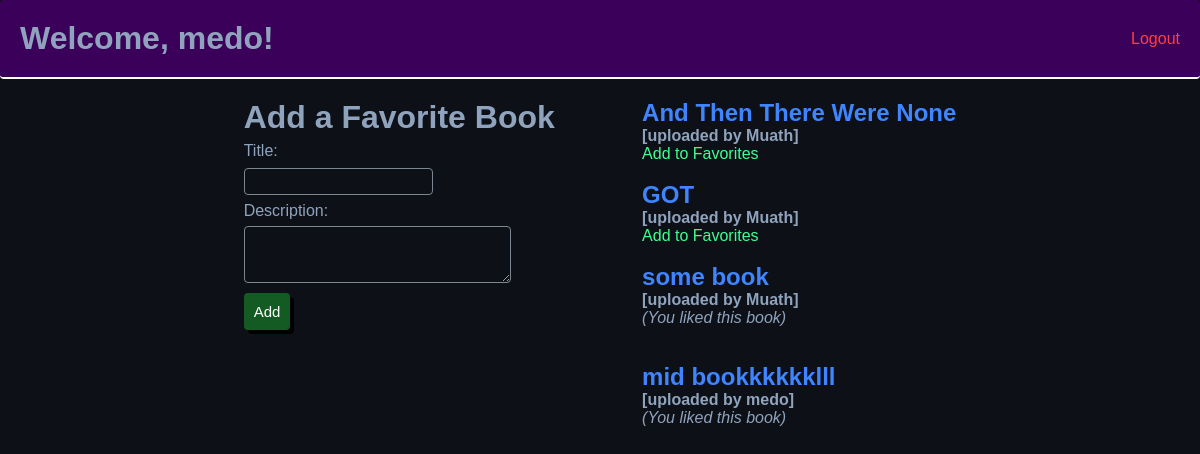
Page /books (signed in) on the committed database.
### login_app/models.py (models this page shows)
class User(models.Model):
    first_name = models.CharField(max_length=255)
    last_name = models.CharField(max_length=255)
    email = models.EmailField(max_length=254)
    password = models.CharField(max_length=255)
    created_at = models.DateTimeField(auto_now_add=True)
    updated_at = models.DateTimeField(auto_now=True)
    objects = Validator()

### favorites_app/models.py (models this page shows)
class Book(models.Model):
    title = models.CharField(max_length=255)
    description = models.TextField(default="No description added, click Edit to add one now!")
    uploaded_by = models.ForeignKey(User, related_name="books_uploaded", on_delete=models.CASCADE)
    users_who_like = models.ManyToManyField(User, related_name="liked_books")
    created_at = models.DateTimeField(auto_now_add=True)
    updated_at = models.DateTimeField(auto_now=True)

### favorites_app/views.py (the view)
# urls.py: path('books', views.books),
def books(request):
    context = {
        "user": models.user_session_model(request),
        "books": models.get_all_books_model()
    }
    return render(request, 'books.html', context)

### favorites_app/models.py (called while the page is built)
def user_session_model(request):
    return User.objects.get(id=request.session['userid'])

def get_all_books_model():
    return Book.objects.all()

### favorites_app/templates/books.html (shortened to what this page needs)
<!DOCTYPE html>
<html lang="en">
<head>
    {% load static %}
    <link rel="stylesheet" href="{% static 'books/style.css' %}">
</head>
<body>
    <div class="navbar">
        <h1>Welcome, {{user.first_name}}!</h1>
        <a href="/logout" class="anchor">Logout</a>
    </div>
    <div class="container">
        <div class="content_left">
            <h1>Add a Favorite Book</h1>
            <form action="/add_book" method="POST">
                <label for="book_title">Title: <input type="text" name="book_title" class="textBoxes"></label><br>
                <label for="book_desc">Description: <textarea type="text" name="book_desc" cols="30" rows="3"
                        class="textBoxes"></textarea></label><br>
                <button type="submit" class="btn">Add</button>
            </form>
        </div>
            <div class="content_right">
                {% for book in books %}
                {% if user == book.uploaded_by %}
                <a href="/books/edit/{{book.id}}" class="anchorB"><h2>{{book.title}}</h2></a>
                {% else %}
                <a href="/books/{{book.id}}" class="anchorB"><h2>{{book.title}}</h2></a>
                {% endif %}
                <p><b>[uploaded by {{book.uploaded_by.first_name}}]</b></p>
                {% if user in book.users_who_like.all %}
                <p><em>(You liked this book)</em></p>
                {% else %}
                <a href="/fav_book/{{book.id}}" class="anchorG">Add to Favorites</a>
                {% endif %}
                <br><br>
                {% endfor %}
            </div>
    </div>
</body>
</html>

### favorites_app/static/books/style.css (style rules this page uses)
* { margin: 0; padding: 0; font-family: helvetica; }
label { line-height: 30px; display: inline-block; width: 100px; }
body { background-color: #0d1117; color: #90a3bd; }
.navbar { border-bottom: 2px solid white; background-color: rgb(59, 0, 89); border-radius: 4px; display: flex; justify-content: space-between; padding: 20px; width: cover; align-items: center; }
.container { margin: 20px 200px; display: flex; justify-content: space-around; }
.btn { padding: 10px; color: white; background-color: #135b22; border: none; text-decoration: none; cursor: pointer; box-shadow: 4px 4px black; border-radius: 4px; width: fit-content; font-size: 15px; transition: 80ms cubic-bezier(0.33, 1, 0.68, 1); transition-property: color, background-color, box-shadow, border-color; }
.textBoxes { border: 1px solid #7d8590; background-color: #0d1117; border-radius: 4px; color: #90a3bd; padding: 5px; }
.anchor { text-decoration: none; color: rgb(255, 63, 63); }
.anchorG { text-decoration: none; color: rgb(63, 255, 146); }
.anchorB { text-decoration: none; color: rgb(63, 133, 255); }

### rows in the picture
User: first_name "medo"
Book: title "And Then There Were None", uploaded_by.first_name "Muath"
Book: title "GOT", uploaded_by.first_name "Muath"
Book: title "some book", uploaded_by.first_name "Muath", shows "(You liked this book)"
Book: title "mid bookkkkkklll", uploaded_by.first_name "medo", shows "(You liked this book)"
